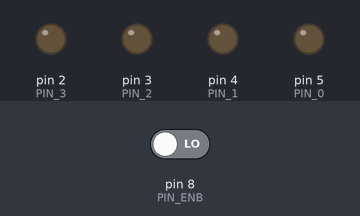
Bench run of a sketch on a simulated Arduino Uno, built with avr-gcc and run on an emulated ATmega328P. On the bench: output pins drawn as LEDs (lit = HIGH). The test bench sets the inputs (shaded band); at power-on: pin 8 (PIN_ENB) LOW.

Above: at 2.8 s.
2.9 s: pin 8 (PIN_ENB) driven HIGH
At 4.8 s:
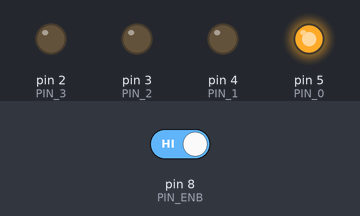
At 5.8 s:
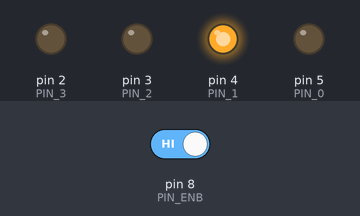
7.0 s: pin 8 (PIN_ENB) driven LOW
At 7.4 s:
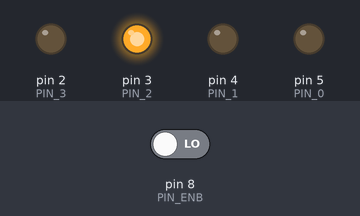
Timing chart, 0 to 10.0 s (numbered marks = the images above; inputs shaded):
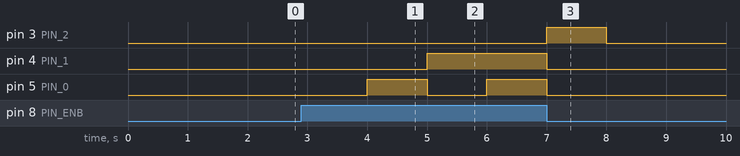

The sketch:

int9052024.ino
```cpp
const int PIN_3 = 2;
const int PIN_2 = 3;
const int PIN_1 = 4;
const int PIN_0 = 5;
const int PIN_ENB = 8;

int Q3 = 0;
int Q2 = 0;
int Q1 = 0;
int Q0 = 0;
int E;
int D2, D1, D0;
void setup()
{
  pinMode(PIN_3, OUTPUT);
  pinMode(PIN_2, OUTPUT);
  pinMode(PIN_1, OUTPUT);
  pinMode(PIN_0, OUTPUT);
  pinMode(PIN_ENB, INPUT);
}

void loop()
{
  digitalWrite(PIN_3, Q3);
  digitalWrite(PIN_2, Q2);
  digitalWrite(PIN_1, Q1);
  digitalWrite(PIN_0, Q0);

  E = digitalRead(PIN_ENB);

  D2 = !Q2*Q1*Q0*E;
  D1 = (!Q2*Q1*!Q0*E) + (!Q2*!Q1*Q0*E);
  D0 = !Q2*!Q0*E;

  Q2 = D2;
  Q1 = D1;
  Q0 = D0;

  delay(1000);
}
```

Measured:
- after the input at 2.9 s, pin 4 (PIN_1): LOW → HIGH after 2.1 s; pin 5 (PIN_0): LOW → HIGH after 1.1 s, → LOW 1.0 s later, → HIGH 1.0 s later
- after the input at 7.0 s, pin 3 (PIN_2): goes on until 8.0 s, then stays LOW; pin 4 (PIN_1), pin 5 (PIN_0): goes on until 7.0 s, then stays LOW
